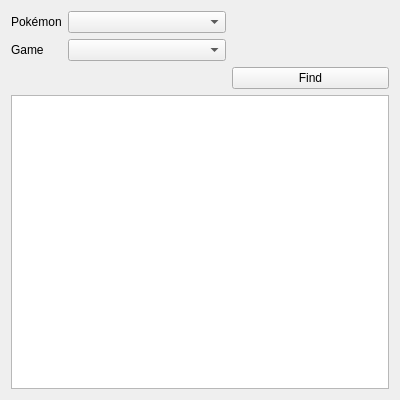
<?xml version="1.0" encoding="UTF-8"?>
<ui version="4.0">
 <class>EncounterLookup</class>
 <widget class="QWidget" name="EncounterLookup">
  <property name="geometry">
   <rect>
    <x>0</x>
    <y>0</y>
    <width>400</width>
    <height>400</height>
   </rect>
  </property>
  <property name="minimumSize">
   <size>
    <width>400</width>
    <height>400</height>
   </size>
  </property>
  <property name="maximumSize">
   <size>
    <width>400</width>
    <height>400</height>
   </size>
  </property>
  <property name="windowTitle">
   <string>Encounter Lookup</string>
  </property>
  <layout class="QGridLayout" name="gridLayout">
   <item row="1" column="1">
    <widget class="QComboBox" name="comboBoxGame"/>
   </item>
   <item row="1" column="0">
    <widget class="QLabel" name="labelGame">
     <property name="sizePolicy">
      <sizepolicy hsizetype="Fixed" vsizetype="Preferred">
       <horstretch>0</horstretch>
       <verstretch>0</verstretch>
      </sizepolicy>
     </property>
     <property name="text">
      <string>Game</string>
     </property>
    </widget>
   </item>
   <item row="2" column="2">
    <widget class="QPushButton" name="pushButtonFind">
     <property name="text">
      <string>Find</string>
     </property>
    </widget>
   </item>
   <item row="0" column="1">
    <widget class="QComboBox" name="comboBoxPokemon"/>
   </item>
   <item row="0" column="0">
    <widget class="QLabel" name="labelPokemon">
     <property name="sizePolicy">
      <sizepolicy hsizetype="Fixed" vsizetype="Preferred">
       <horstretch>0</horstretch>
       <verstretch>0</verstretch>
      </sizepolicy>
     </property>
     <property name="text">
      <string>Pokémon</string>
     </property>
    </widget>
   </item>
   <item row="3" column="0" colspan="3">
    <widget class="QTableView" name="tableView">
     <attribute name="verticalHeaderVisible">
      <bool>false</bool>
     </attribute>
    </widget>
   </item>
  </layout>
 </widget>
 <resources/>
 <connections/>
</ui>
